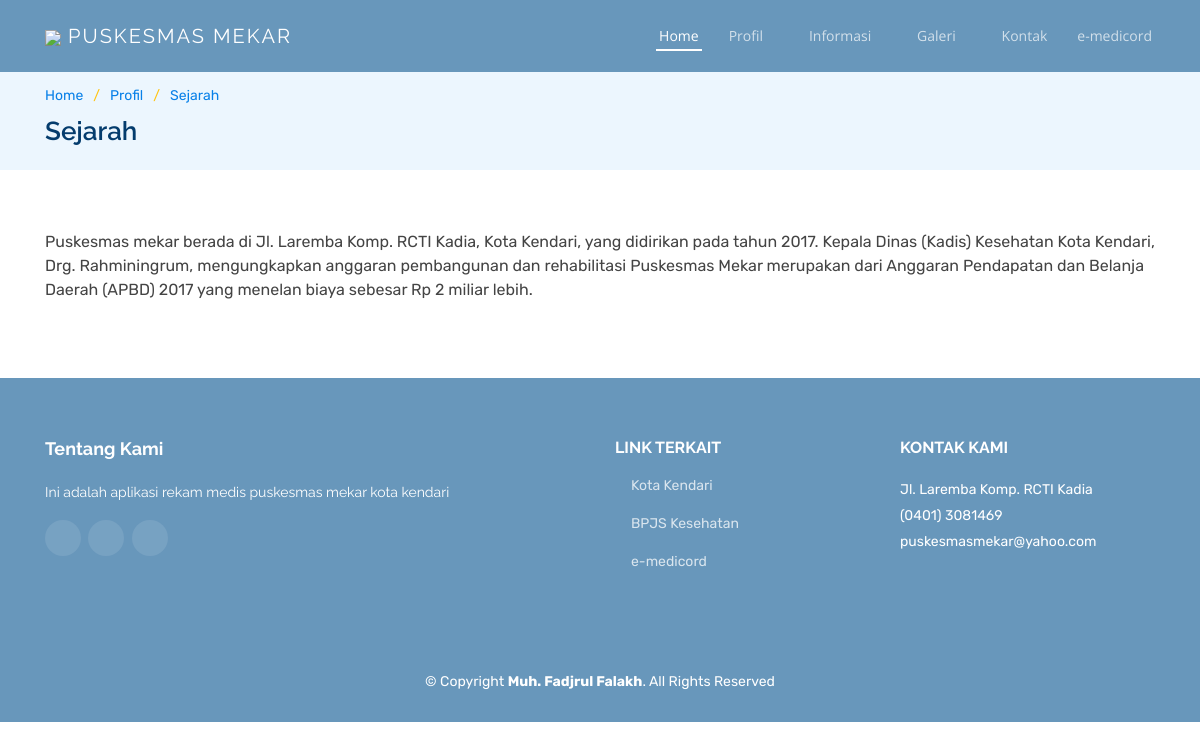
The page /index.php/profil/sejarah on the database its author committed.
### tables this page shows
CREATE TABLE `tbl_web_content` (
  `content_id` int(11) NOT NULL,
  `content_title` varchar(30) NOT NULL,
  `content_text` text NOT NULL,
  `content_image` varchar(50) NOT NULL,
  `content_menu` varchar(30) NOT NULL,
  `createtime` datetime NOT NULL
);

CREATE TABLE `tbl_setting` (
  `setting_id` int(11) NOT NULL,
  `setting_appname` varchar(100) NOT NULL,
  `setting_short_appname` varchar(10) NOT NULL,
  `setting_owner_name` varchar(100) NOT NULL,
  `setting_phone` varchar(30) NOT NULL,
  `setting_email` varchar(100) NOT NULL,
  `setting_address` text NOT NULL,
  `setting_logo` varchar(100) NOT NULL,
  `setting_background` varchar(150) NOT NULL,
  `setting_instagram` varchar(150) NOT NULL,
  `setting_facebook` varchar(150) NOT NULL,
  `setting_youtube` varchar(150) NOT NULL,
  `setting_about` text DEFAULT NULL,
  `setting_key_aes` varchar(300) NOT NULL,
  `setting_key_speck` varchar(300) NOT NULL,
  `createtime` datetime NOT NULL
);

CREATE TABLE `tbl_web_link` (
  `link_id` int(11) NOT NULL,
  `link_name` varchar(50) NOT NULL,
  `link_url` text NOT NULL,
  `link_image` text NOT NULL,
  `createtime` datetime NOT NULL
);

### application/helpers/site_helper.php (called while the page is built, shortened)
<?php
    if(!function_exists('TemplateLandingPage')){
        function TemplateLandingPage($data, $view, $viewCategory){
            switch($viewCategory){
                default:
                    get_instance()->load->view($view);
                    get_instance()->load->view("landing_page/template/footer");
            }
        }
    }
    if(!function_exists('getSetting')){
        function getSetting(){
            $setting = get_instance()->m_setting->fetch_setting();
            return $setting;
        }
    }
?>

### application/controllers/Profil.php (called while the page is built, shortened)
<?php
class Profil extends CI_Controller {
	public function sejarah(){
		$data['setting']             = getSetting();
		$data['link']                = $this->m_link->read('','','');
		$data['content']             = $this->m_content->get('sejarah');
		$data['news_category']       = $this->m_news_category->read('','','');
		$view         = "landing_page/profil/sejarah";
		$viewCategory = "all";
		TemplateLandingPage($data, $view, $viewCategory);
	}
}

### index.php (called while the page is built, shortened)
<?php
require_once BASEPATH.'core/CodeIgniter.php';

### application/models/M_content.php (called while the page is built, shortened)
<?php
class M_content extends CI_Model {
    public function get($id) {
        $this->db->where('content_menu', $id);
        $query = $this->db->get('tbl_web_content', 1);
        return $query->result();
    }
}
?>

### application/models/M_setting.php (called while the page is built, shortened)
<?php
class M_setting extends CI_Model {
    public function fetch_setting() {
        $this->db->select("*");
        $this->db->from('tbl_setting');
        $this->db->where('setting_id', 1);
        $query = $this->db->get();
        if ($query->num_rows() > 0) {
            foreach ($query->result() as $row) {
                $data[] = $row;
            }
            return $data;
        }
        return false;
    }
}
?>

### application/models/M_link.php (called while the page is built, shortened)
<?php
class M_link extends CI_Model {
    public function read($limit, $start, $key) {
        $this->db->select('*');
        $this->db->from('tbl_web_link');
        $query = $this->db->get();
        if ($query->num_rows() > 0) {
            foreach ($query->result() as $row) {
                $data[] = $row;
            }
            return $data;
        }
        return null;
    }
}
?>

### application/views/landing_page/profil/sejarah.php (the view)
 <section id="breadcrumbs" class="breadcrumbs">
    <div class="container">
        <ol>
            <li><a href="<?php echo site_url('LandingPage')?>">Home</a></li>
            <li><a href="#">Profil</a></li>
            <li><a href="#">Sejarah</a></li>
        </ol>
        <h2>Sejarah</h2>
    </div>
</section>
<main id="main">
    <section id="services" class="services">
        <div class="container" data-aos="fade-up">
        <?php echo $content[0]->content_text;?>
        </div>
    </section>
</main>

### application/views/landing_page/template/footer.php (shortened to what this page needs)
        <footer id="footer">
            <div class="footer-top">
                <div class="container">
                    <div class="row">
                        <div class="col-lg-6 col-md-6 footer-info">
                            <h3>Tentang Kami</h3>
                            <p><?php echo $setting[0]->setting_about;?></p>
                            <div class="social-links mt-3">
                                <a href="<?php echo $setting[0]->setting_facebook;?>" class="facebook"><i class="bx bxl-facebook"></i></a>
                                <a href="<?php echo $setting[0]->setting_instagram;?>" class="instagram"><i class="bx bxl-instagram"></i></a>
                                <a href="<?php echo $setting[0]->setting_youtube;?>" class="youtube"><i class="bx bxl-youtube"></i></a>
                            </div>
                        </div>
                        <div class="col-lg-3 col-md-6 footer-links">
                            <h4>Link Terkait</h4>
                            <ul>
                                <?php foreach($link as $l){ ?>
                                <li><i class="bx bx-chevron-right"></i> <a target="_blank" href="<?php echo $l->link_url;?>"><?php echo $l->link_name;?></a></li>
                                <?php }?>
                            </ul>
                        </div>
                        <div class="col-lg-3 col-md-6 footer-contact">
                            <h4>Kontak Kami</h4>
                            <p>
                                <?php echo $setting[0]->setting_address;?> <br>
                                <?php echo $setting[0]->setting_phone;?><br>
                                <?php echo $setting[0]->setting_email;?><br>
                            </p>
                        </div>
                    </div>
                </div>
            </div>
            <div class="container">
                <div class="copyright">
                    &copy; Copyright <strong><span><?php echo $setting[0]->setting_owner_name;?></span></strong>. All Rights Reserved
                </div>
            </div>
        </footer>
	</body>
</html>

### assets/landing_page/css/style.css (style rules this page uses)
body { font-family: "Open Sans", sans-serif; color: #444444; }
a { color: #0880e8; }
h1, h2, h3, h4, h5, h6 { font-family: "Raleway", sans-serif; }
section { padding: 60px 0; overflow: hidden; }
.breadcrumbs { padding: 15px 0; background: #ecf6fe; margin-top: 70px; }
.breadcrumbs h2 { font-size: 26px; font-weight: 600; color: #043c6d; }
.breadcrumbs ol { display: flex; flex-wrap: wrap; list-style: none; padding: 0 0 10px 0; margin: 0; font-size: 14px; }
.breadcrumbs ol li + li { padding-left: 10px; }
.breadcrumbs ol li + li::before { display: inline-block; padding-right: 10px; color: #ffc412; content: "/"; }
#footer { background: #6897bb; padding: 0 0 30px 0; color: #fff; font-size: 14px; }
#footer .footer-top { background: #6897bb; padding: 60px 0 30px 0; }
#footer .footer-top .footer-info { margin-bottom: 30px; }
#footer .footer-top .footer-info h3 { font-size: 18px; margin: 0 0 20px 0; padding: 2px 0 2px 0; line-height: 1; font-weight: 700; }
#footer .footer-top .footer-info p { font-size: 14px; line-height: 24px; margin-bottom: 0; font-family: "Raleway", sans-serif; color: #fff; }
#footer .footer-top .social-links a { font-size: 16px; display: inline-block; background: rgba(255, 255, 255, 0.1); color: #fff; line-height: 1; padding: 10px 0; margin-right: 4px; border-radius: 50%; text-align: center; width: 36px; height: 36px; transition: 0.3s; }
#footer .footer-top h4 { font-size: 16px; font-weight: bold; color: #fff; text-transform: uppercase; position: relative; padding-bottom: 12px; }
#footer .footer-top .footer-links { margin-bottom: 30px; }
#footer .footer-top .footer-links ul { list-style: none; padding: 0; margin: 0; }
#footer .footer-top .footer-links ul i { padding-right: 2px; color: #5db1f9; font-size: 18px; line-height: 1; }
#footer .footer-top .footer-links ul li { padding: 10px 0; display: flex; align-items: center; }
#footer .footer-top .footer-links ul li:first-child { padding-top: 0; }
#footer .footer-top .footer-links ul a { color: rgba(255, 255, 255, 0.75); transition: 0.3s; display: inline-block; line-height: 1; }
#footer .footer-top .footer-contact { margin-bottom: 30px; }
#footer .footer-top .footer-contact p { line-height: 26px; }
#footer .copyright { text-align: center; padding-top: 30px; }

### application/views/landing_page/template/header.php (style rules this page uses)
.fontRubik { font-family: 'Rubik', sans-serif; }

### rows shown on the page
tbl_web_content: content_text "Puskesmas mekar berada di Jl. Laremba Komp. RCTI Kadia, Kota Kendari, yang didirikan pada tahun 2017. Kepala Dinas (Kadis) Kesehatan Kota Kendari, Drg. Rahminingrum, mengungkapkan anggaran pembangunan dan rehabilitasi Puskesmas Mekar merupakan dari Anggaran Pendapatan dan Belanja Daerah (APBD) 2017 yang menelan biaya sebesar Rp 2 miliar lebih."
tbl_setting: setting_about "Ini adalah aplikasi rekam medis puskesmas mekar kota kendari", setting_address "Jl. Laremba Komp. RCTI Kadia", setting_phone "(0401) 3081469", setting_email "puskesmasmekar@yahoo.com", setting_owner_name "Muh. Fadjrul Falakh"
tbl_web_link: link_name "Kota Kendari"
tbl_web_link: link_name "BPJS Kesehatan"
tbl_web_link: link_name "e-medicord"
